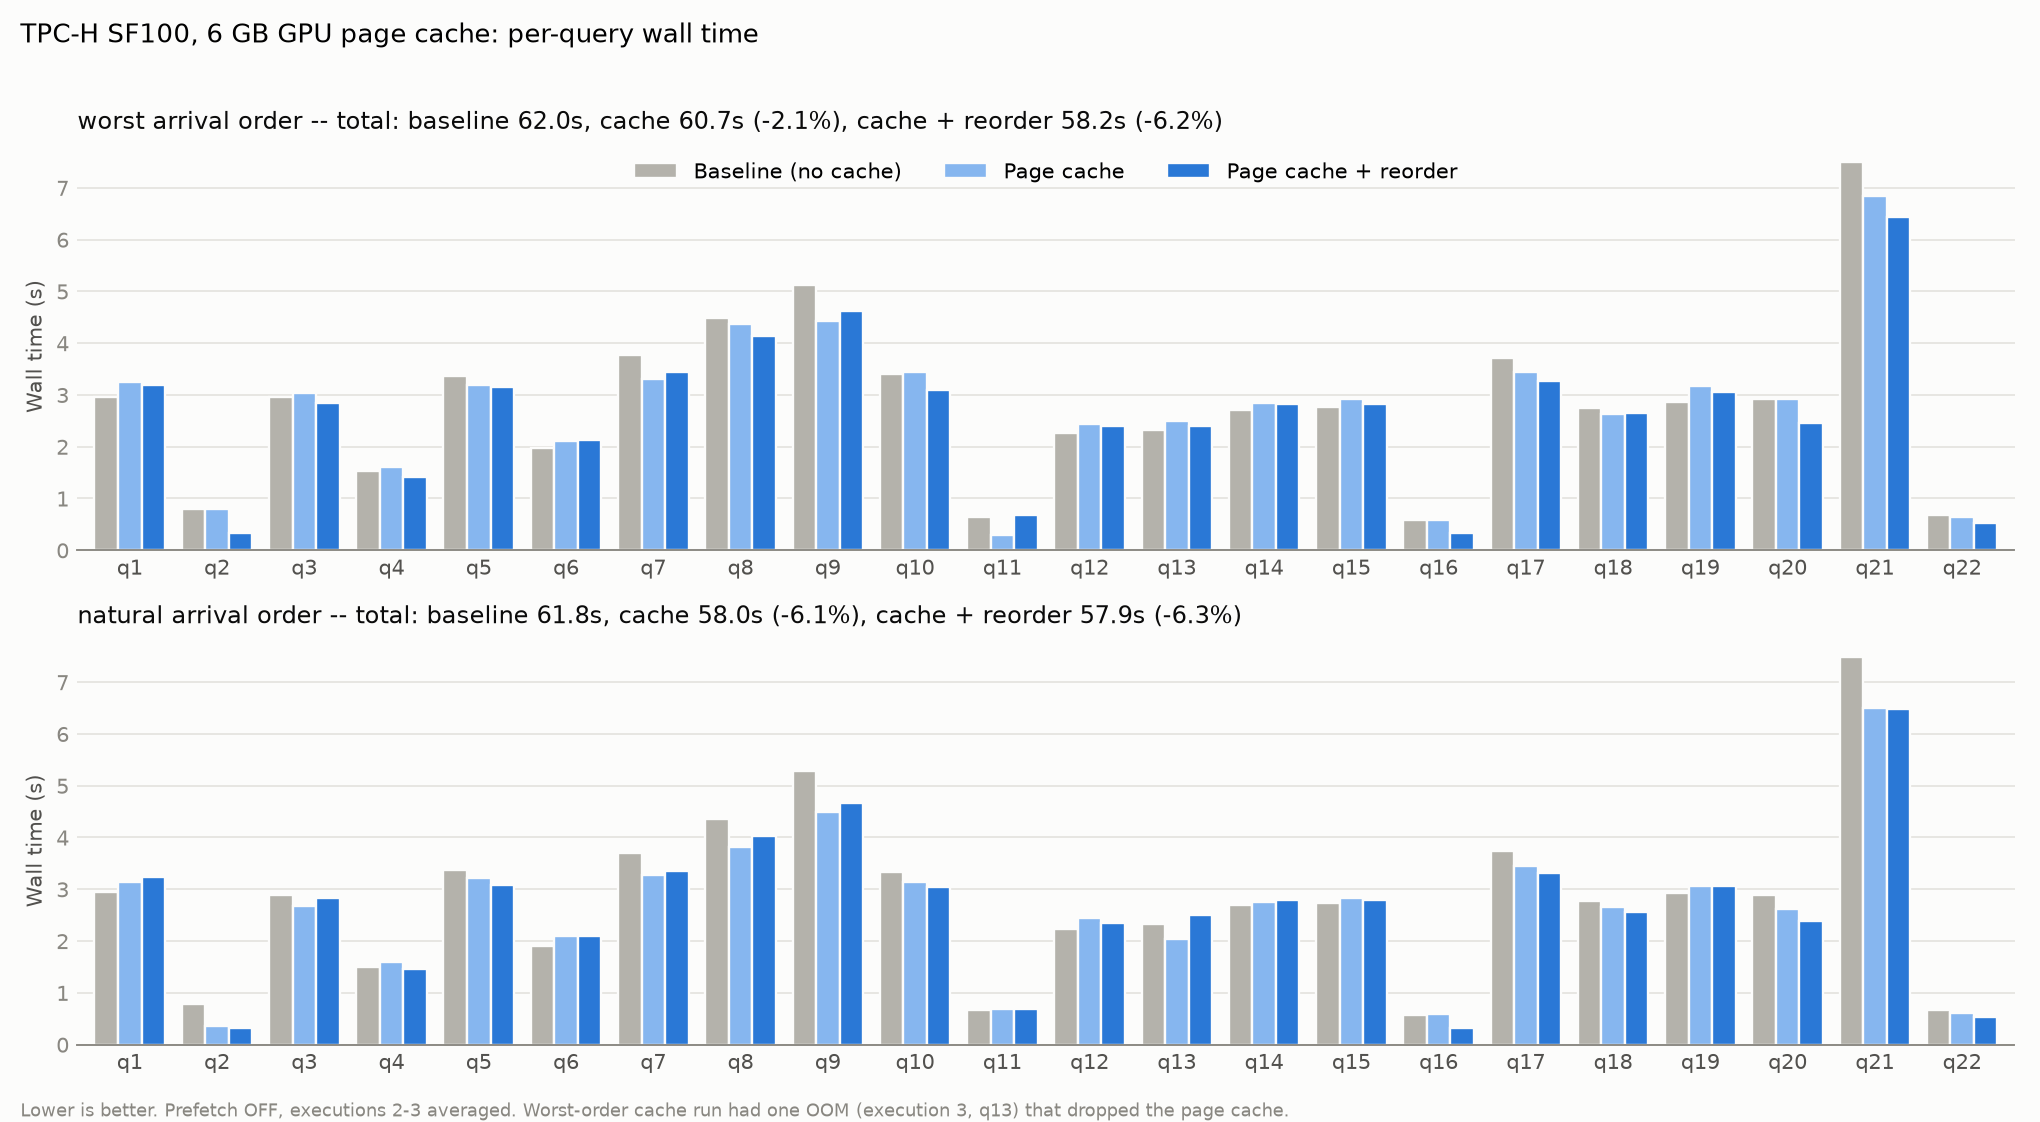

Reproduce this figure in Python.
#!/usr/bin/env python3
"""TPC-H SF100, 6GB page cache, prefetch off: per-query wall for baseline / cache / cache+reorder.

Reads experiment/H_{worst,natural}_{base,cache,reorder}/runner.log, averages executions 2-3
(execution 1 is warmup), writes sf100_per_query.csv and sf100_per_query.png next to this file.
H_worst_cache hit one OOM in execution 3 q13 that dropped 4.7GiB of page cache.
"""
import csv
import re
from pathlib import Path

import matplotlib
matplotlib.use("Agg")
import matplotlib.pyplot as plt

EXP = Path(__file__).resolve().parents[1] / "experiment"
OUT = Path(__file__).resolve().parent
ORDERS = ["worst", "natural"]
CONDS = [("base", "Baseline (no cache)", "#b4b2ab"),
         ("cache", "Page cache", "#86b6ef"),
         ("reorder", "Page cache + reorder", "#2a78d6")]


def per_query(run):
    walls = {}
    for line in open(EXP / run / "runner.log"):
        m = re.search(r"exec=(\d+)/\d+ .* q(\d+) done wall=([\d.]+)s", line)
        if m and int(m[1]) >= 2:
            walls.setdefault(int(m[2]), []).append(float(m[3]))
    return {q: sum(v) / len(v) for q, v in walls.items()}


data = {(o, c): per_query(f"H_{o}_{c}") for o in ORDERS for c, *_ in CONDS}
queries = list(range(1, 23))

with open(OUT / "sf100_per_query.csv", "w", newline="") as f:
    w = csv.writer(f)
    w.writerow(["order", "query", "base_s", "cache_s", "reorder_s",
                "cache_vs_base_pct", "reorder_vs_base_pct", "reorder_vs_cache_pct"])
    for o in ORDERS:
        for q in queries:
            b, c, r = (data[(o, k)][q] for k in ("base", "cache", "reorder"))
            w.writerow([o, f"q{q}", f"{b:.3f}", f"{c:.3f}", f"{r:.3f}",
                        f"{(c / b - 1) * 100:+.1f}", f"{(r / b - 1) * 100:+.1f}",
                        f"{(r / c - 1) * 100:+.1f}"])

fig, axes = plt.subplots(2, 1, figsize=(12, 6.6), dpi=170, sharey=True)
bg = "#fcfcfb"
fig.patch.set_facecolor(bg)
width = 0.27
for ax, o in zip(axes, ORDERS):
    ax.set_facecolor(bg)
    for i, (c, label, color) in enumerate(CONDS):
        xs = [q - 1 + (i - 1) * width for q in queries]
        ax.bar(xs, [data[(o, c)][q] for q in queries], width=width, color=color,
               edgecolor=bg, linewidth=1, zorder=2, label=label)
    tot = {c: sum(data[(o, c)].values()) for c, *_ in CONDS}
    ax.set_title(f"{o} arrival order -- total: baseline {tot['base']:.1f}s, cache {tot['cache']:.1f}s "
                 f"({(tot['cache'] / tot['base'] - 1) * 100:+.1f}%), cache + reorder {tot['reorder']:.1f}s "
                 f"({(tot['reorder'] / tot['base'] - 1) * 100:+.1f}%)",
                 fontsize=10, color="#0b0b0b", loc="left")
    ax.set_xticks(range(22), [f"q{q}" for q in queries], fontsize=9, color="#52514e")
    ax.tick_params(axis="x", length=0)
    ax.tick_params(axis="y", length=0, colors="#898781", labelsize=9)
    ax.set_ylabel("Wall time (s)", fontsize=9, color="#52514e")
    ax.grid(axis="y", color="#e6e5e1", linewidth=0.8, zorder=0)
    for s in ("top", "right", "left"):
        ax.spines[s].set_visible(False)
    ax.spines["bottom"].set_color("#898781")
    ax.set_xlim(-0.6, 21.6)
axes[0].legend(frameon=False, fontsize=9, ncol=3, loc="upper center")
fig.suptitle("TPC-H SF100, 6 GB GPU page cache: per-query wall time", fontsize=11, x=0.01, ha="left")
fig.text(0.01, 0.005, "Lower is better. Prefetch OFF, executions 2-3 averaged. "
         "Worst-order cache run had one OOM (execution 3, q13) that dropped the page cache.",
         fontsize=7.5, color="#898781")
fig.tight_layout(rect=(0, 0.02, 1, 0.97))
fig.savefig(OUT / "sf100_per_query.png", facecolor=bg)
print(OUT / "sf100_per_query.png")
